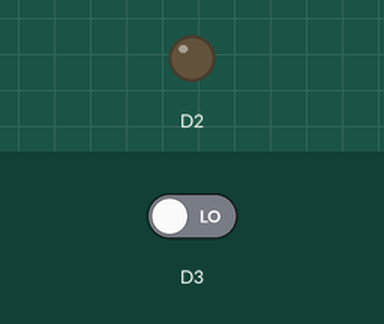
This sketch was run on a simulated ESP8266 (NodeMCU). Parts: output pins drawn as LEDs (lit = HIGH). Inputs (shaded band) come from the test bench; at power-on: D3 LOW.

Above: at 1.2 s.
1.3 s: D3 driven HIGH
At 2.5 s:
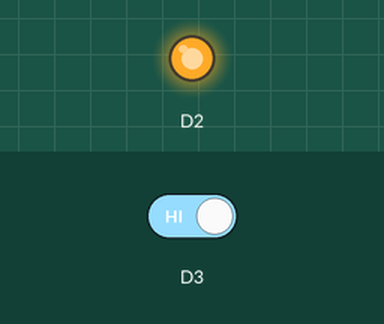
2.8 s: D3 driven LOW
At 3.8 s:
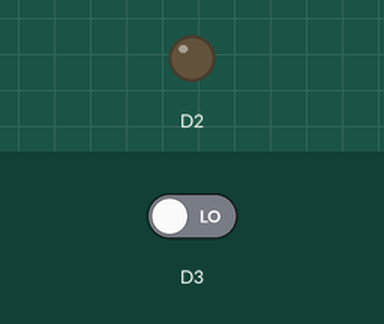
Timing chart, 0 to 5.8 s (numbered marks = the images above; inputs shaded):
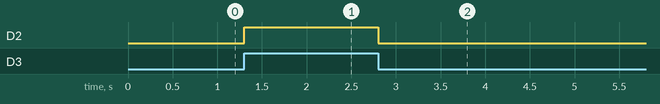

The sketch:

test_fan.ino
```cpp
void setup() {
 pinMode(D2,OUTPUT);
 pinMode(D3,INPUT);
 Serial.begin(9600);
}

void loop() {
  int cmd=digitalRead(D3);
  if(cmd==HIGH){
    digitalWrite(D2,HIGH);
  }
  else {
    digitalWrite(D2,LOW);
  }

}
```

Measured:
- after the input at 1.3 s, D2: LOW → HIGH at once
- after the input at 2.8 s, D2: HIGH → LOW at once
